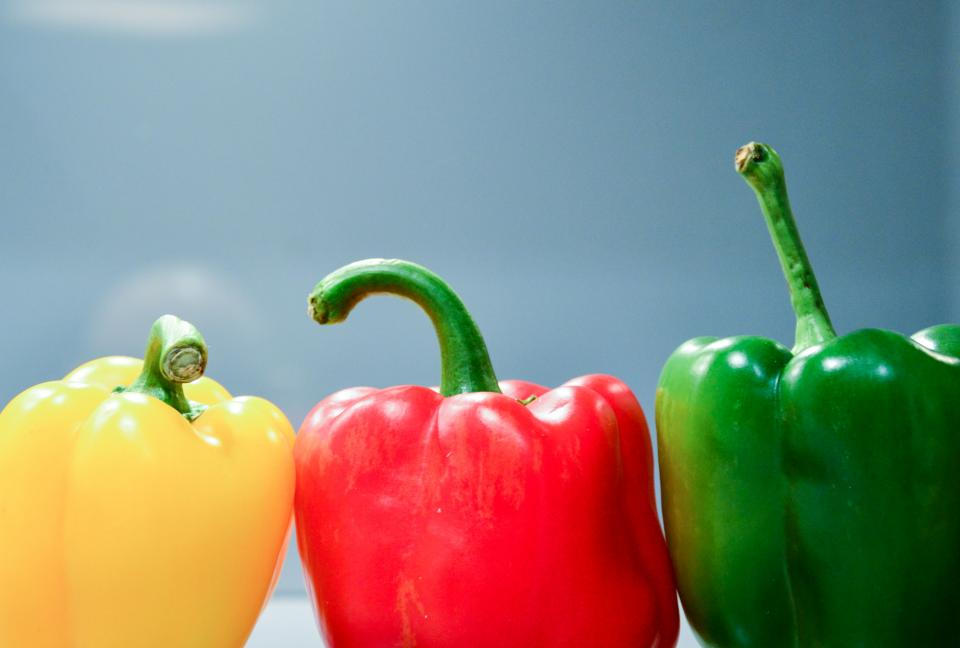
//> input picture week4-cpp/data/images/capsicum.jpg, 960 x 648 px
$ ./YCrCbColorSpace   (built with g++ and OpenCV 4)
//> lines starting //> are read from the running program, lines starting //| are printed output that depends on the picture
### week4-cpp/ColorSpaces/dataPath.hpp
std::string DATA_PATH = "../data/";

### week4-cpp/ColorSpaces/YCrCbColorSpace.cpp
#include <iostream>
#include "dataPath.hpp"
#include <opencv2/opencv.hpp>
#include <opencv2/imgproc.hpp>

using namespace std;
using namespace cv;

int main(){
// read the image in BGR format
vector<Mat> channels(3);
Mat bgr = imread(DATA_PATH+"images/capsicum.jpg");
//> bgr is the input picture: 648 rows x 960 cols, CV_8UC3; mean B, G, R 121.7, 135.9, 138.8
Mat ycbImage;
cvtColor(bgr, ycbImage, COLOR_BGR2YCrCb);
//> ycbImage: 648 rows x 960 cols, CV_8UC3; mean of channels 0, 1, 2 135.2, 130.6, 120.4
split(ycbImage,channels);
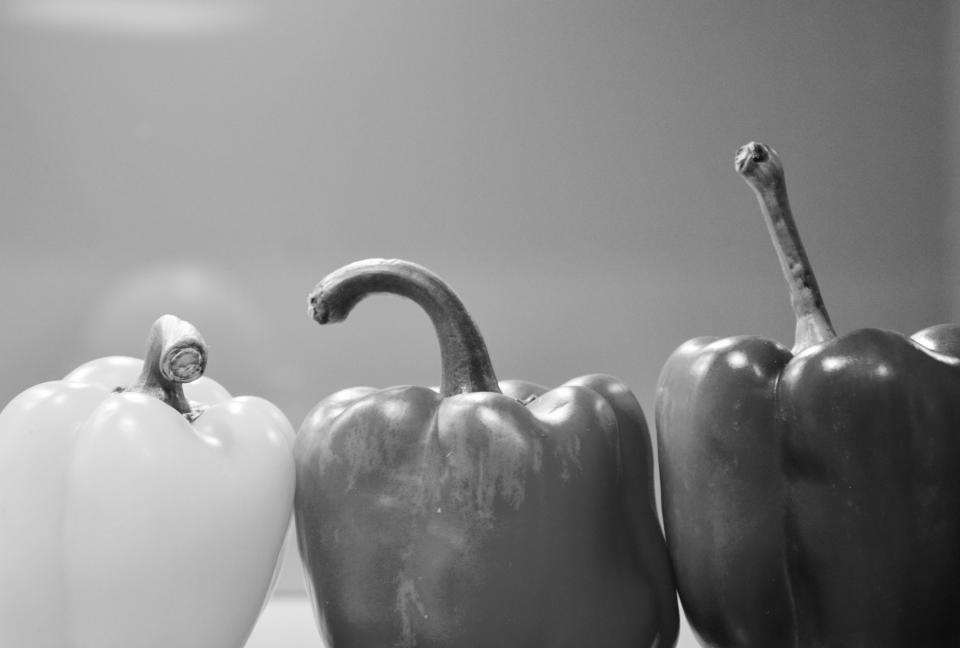
//> channels[0]: 648 rows x 960 cols, CV_8UC1; min 10, max 255, mean 135.2
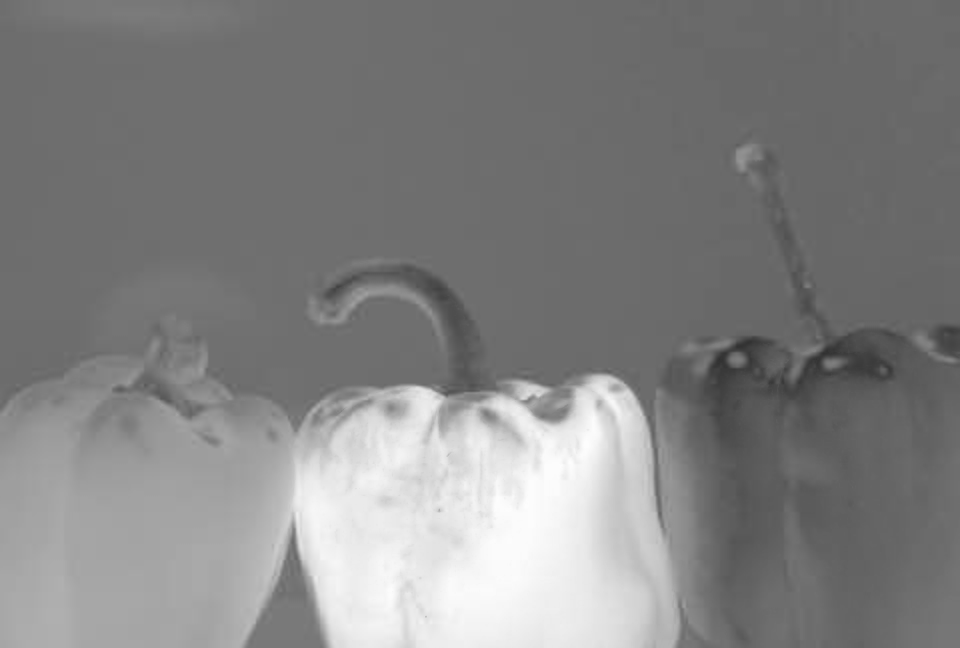
//> channels[1]: 648 rows x 960 cols, CV_8UC1; min 47, max 253, mean 130.6
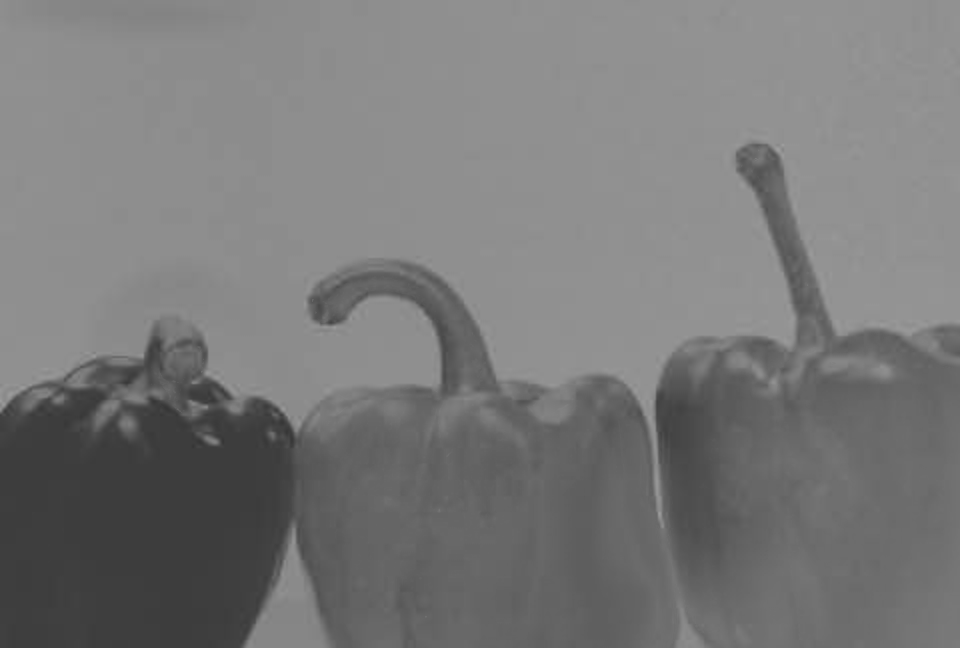
//> channels[2]: 648 rows x 960 cols, CV_8UC1; min 54, max 158, mean 120.4

imshow("Y Channel",channels[0]);
imshow("Cr Channel",channels[1]);
imshow("Cb Channel",channels[2]);
waitKey(0);

return 0;
}
